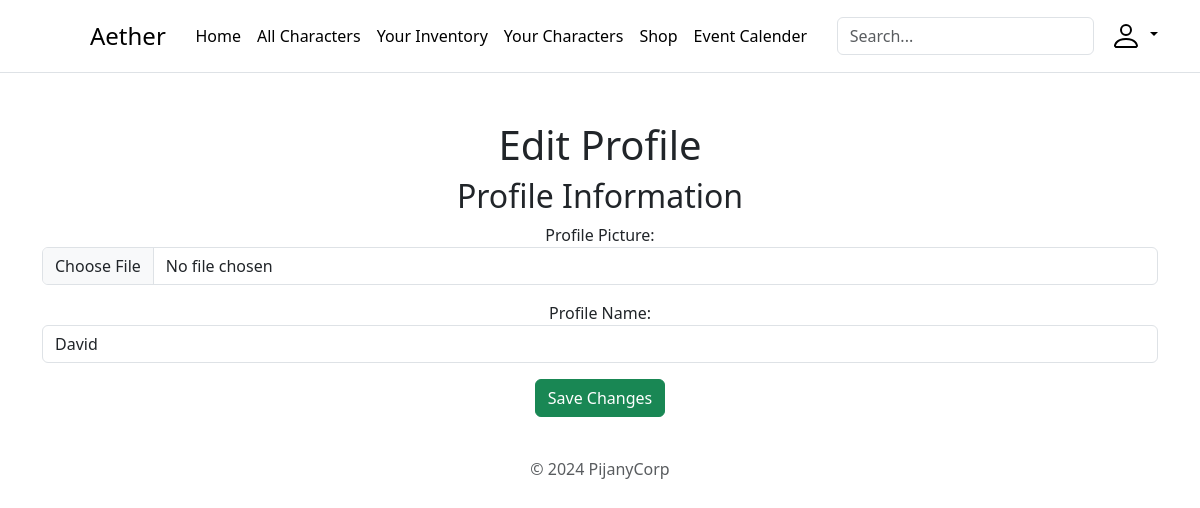
/members/profile/edit/ (signed in), run on an earlier commit of the app's database.
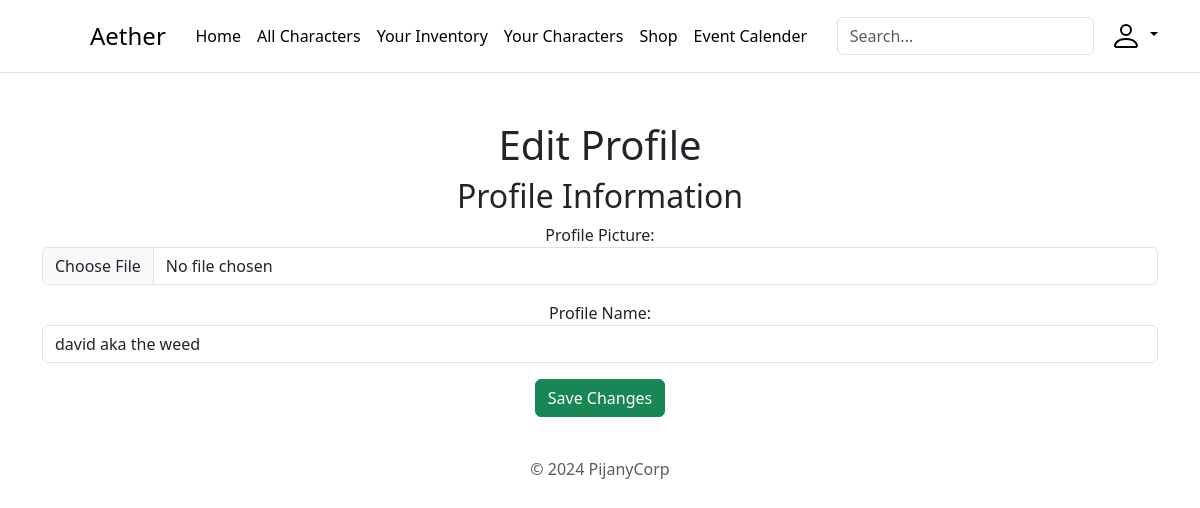
And on a later commit of the database.
### main/models.py (models this page shows, shortened)
class Profile(models.Model):
    user = models.OneToOneField(User, on_delete=models.CASCADE, related_name='profile')
    profile_pic = models.ImageField(upload_to='profiles/', blank=True, null=True)
    profile_name = models.CharField(max_length=100, blank=True)
    essence_count = models.IntegerField(default=0)
    characters = models.ManyToManyField('Character', related_name='profiles_with_character', blank=True)

### main/views.py (the view)
# urls.py: path('members/profile/edit/', views.profile_edit, name='profile_edit'),
@login_required
def profile_edit(request):
    profile = get_object_or_404(Profile, user=request.user)
    if request.method == 'POST':
        profile_form = ProfileForm(request.POST, request.FILES, instance=profile)
        if profile_form.is_valid():
            profile_form.save()
            return redirect('profile')
    else:
        profile_form = ProfileForm(instance=profile)
    return render(request, 'profile_edit.html', {'profile_form': profile_form})

### main/forms.py
class ProfileForm(forms.ModelForm):
    class Meta:
        model = Profile
        fields = ['profile_pic', 'profile_name']
        widgets = {
            'profile_pic': forms.FileInput(attrs={'class': 'form-control'}),
            'profile_name': forms.TextInput(attrs={'class': 'form-control'}),
        }
        labels = {
            'profile_pic': 'Profile Picture',
            'profile_name': 'Profile Name',
        }

### main/templates/profile_edit.html (shortened to what this page needs)
{% extends "base.html" %}
{% block content %}
<div class="container mt-5">
    <h1>Edit Profile</h1>
    <form method="post" enctype="multipart/form-data">
        <h2>Profile Information</h2>
        <div class="mb-3">
            {{ profile_form.as_p }}
        </div>
        <button type="submit" class="btn btn-success">Save Changes</button>
    </form>
</div>
{% endblock %}

What changed in the data, as far as the page shows it:
changed Profile: profile_name "David" → "david aka the weed"
